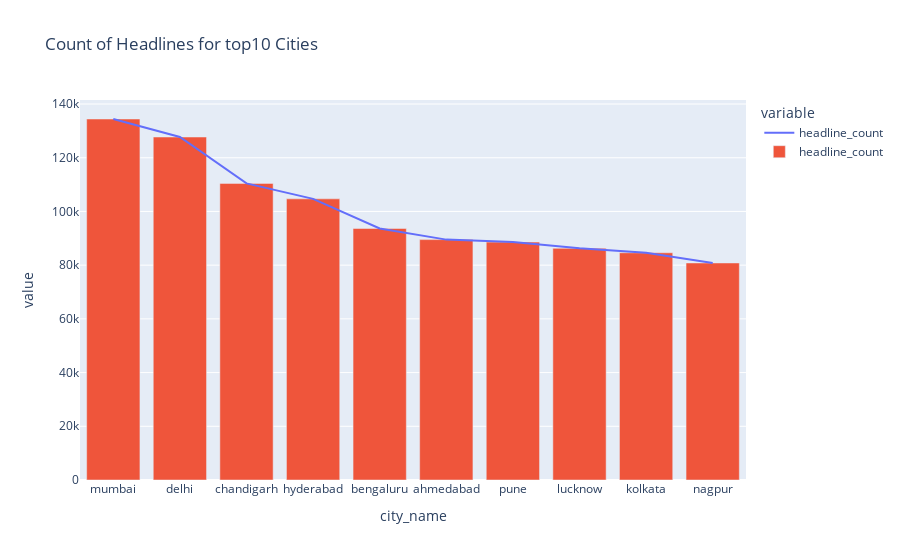

The notebook cell saved with this chart:
### Code cell
fig_plot(top10cites,'Count of Headlines for top10 Cities')

### Figure 1 — Plotly figure (JSON) as saved in the notebook; plotly's stock layout.template omitted (floating-point values rounded to 4 significant figures)
{"data": [{"hovertemplate": "variable=headline_count<br>city_name=%{x}<br>value=%{y}<extra></extra>", "legendgroup": "headline_count", "line": {"color": "#636efa", "dash": "solid"}, "marker": {"symbol": "circle"}, "mode": "lines", "name": "headline_count", "orientation": "v", "showlegend": true, "type": "scatter", "x": ["mumbai", "delhi", "chandigarh", "hyderabad", "bengaluru", "ahmedabad", "pune", "lucknow", "kolkata", "nagpur"], "xaxis": "x", "y": [134428, 127717, 110453, 104692, 93663, 89513, 88590, 86275, 84616, 80821], "yaxis": "y"}, {"name": "headline_count", "type": "bar", "x": ["mumbai", "delhi", "chandigarh", "hyderabad", "bengaluru", "ahmedabad", "pune", "lucknow", "kolkata", "nagpur"], "y": [134428, 127717, 110453, 104692, 93663, 89513, 88590, 86275, 84616, 80821]}], "layout": {"legend": {"title": {"text": "variable"}, "tracegroupgap": 0}, "title": {"text": "Count of Headlines for top10 Cities"}, "xaxis": {"anchor": "y", "domain": [0, 1], "title": {"text": "city_name"}}, "yaxis": {"anchor": "x", "domain": [0, 1], "title": {"text": "value"}}}}
